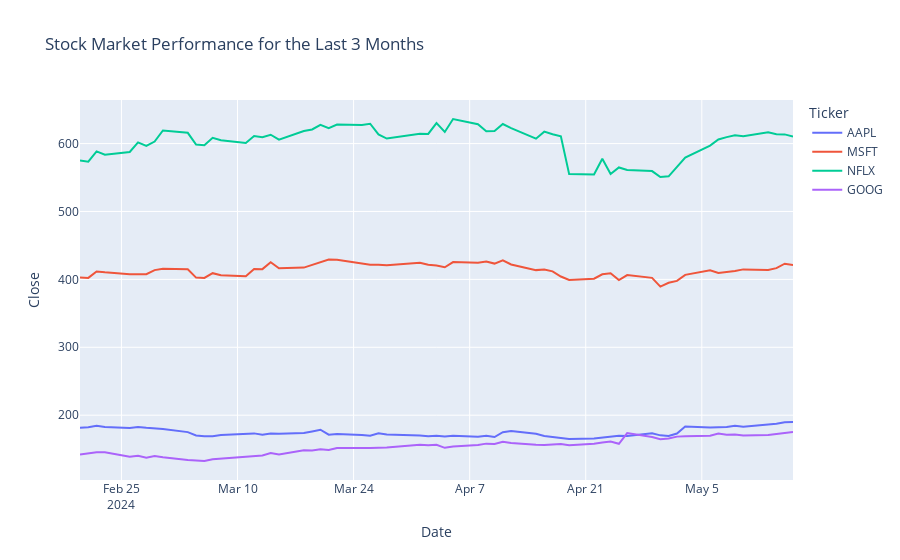

Source (notebook cell):
### Code cell
fig = px.line(df, x='Date',y='Close',color='Ticker',title="Stock Market Performance for the Last 3 Months")
fig.show()
